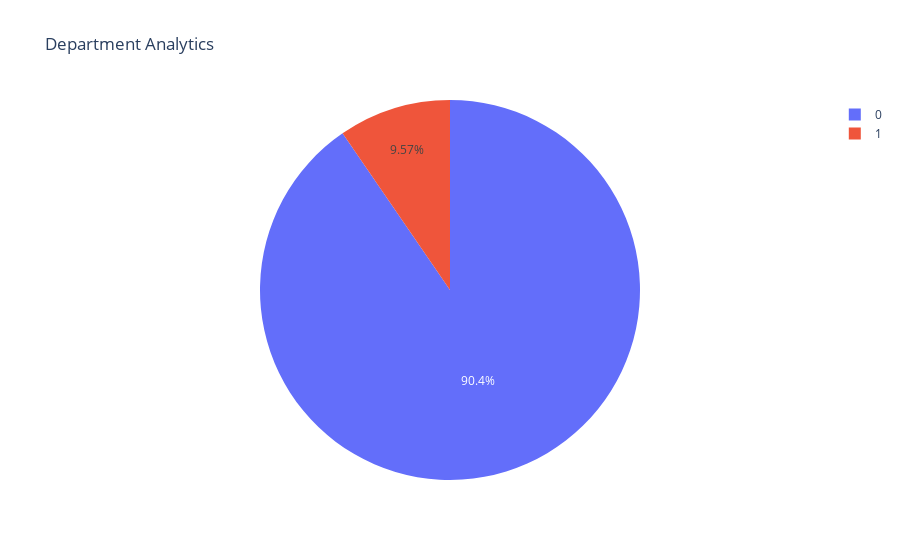

The notebook cell this image was saved under:
### Code cell
pie_chart('department', 'Department ')

### Figure 1 — Plotly figure (JSON) as saved in the notebook; plotly's stock layout.template omitted (floating-point values rounded to 4 significant figures)
{"data": [{"domain": {"x": [0, 1], "y": [0, 1]}, "hovertemplate": "is_promoted=%{label}<br>Count=%{value}<extra></extra>", "labels": [0, 1], "legendgroup": "", "name": "", "showlegend": true, "type": "pie", "values": [4840, 512]}], "layout": {"legend": {"tracegroupgap": 0}, "title": {"text": "Department Analytics"}}}
